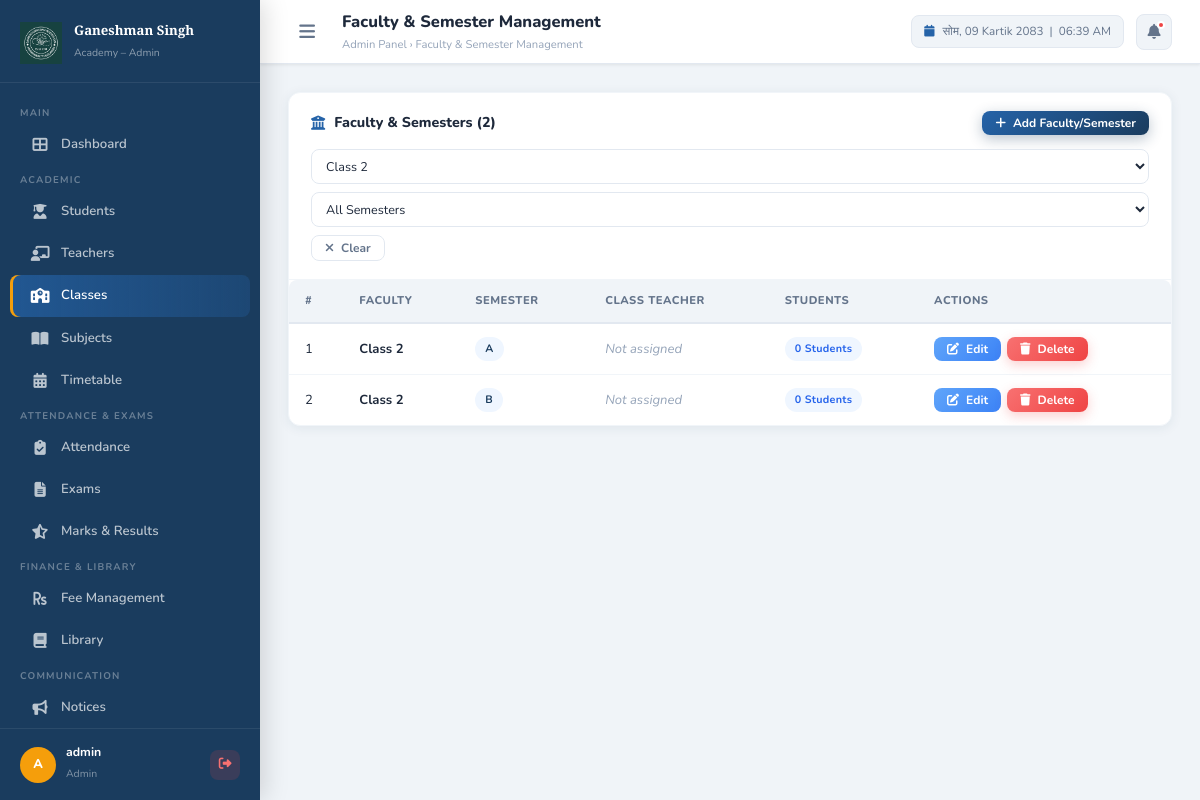
The app's page /admin/classes.php?faculty=Class 2 (signed in) with its own data.
### tables this page shows
CREATE TABLE IF NOT EXISTS classes (
    id INT AUTO_INCREMENT PRIMARY KEY,
    class_name VARCHAR(50) NOT NULL,
    section VARCHAR(10) NOT NULL,
    class_teacher_id INT DEFAULT NULL,
    created_at TIMESTAMP DEFAULT CURRENT_TIMESTAMP,
    UNIQUE KEY unique_class_section (class_name, section)
);

### includes/config.php (called while the page is built, shortened)
<?php
class Database {
    private static $instance = null;
    private $connection;
    private function __construct() {
        $this->connection = new mysqli(DB_HOST, DB_USER, DB_PASS, DB_NAME);
        $this->connection->set_charset(DB_CHARSET);
    }
    public static function getInstance(): Database {
        if (self::$instance === null) {
            self::$instance = new Database();
        }
        return self::$instance;
    }
    public function fetchAll(string $sql, string $types = '', array $params = []): array {
        if (!empty($params)) {
            $stmt = $this->connection->prepare($sql);
            $stmt->bind_param($types, ...$params);
            $stmt->execute();
            $result = $stmt->get_result();
        } else {
            $result = $this->connection->query($sql);
        }
        return $result->fetch_all(MYSQLI_ASSOC);
    }
}
function db(): Database {
    return Database::getInstance();
}

### includes/auth.php (called while the page is built, shortened)
<?php
require_once __DIR__ . '/config.php';
function sanitize(string $input): string {
    return htmlspecialchars(strip_tags(trim($input)), ENT_QUOTES, 'UTF-8');
}

### admin/classes.php (the view, shortened to what this page needs)
<?php
require_once '../includes/auth.php';
$filterFaculty = sanitize($_GET['faculty'] ?? '');
$filterSem     = sanitize($_GET['semester'] ?? '');
$where  = "WHERE 1=1";
$params = []; $types = '';
if ($filterFaculty) { $where .= " AND c.class_name = ?"; $params[] = $filterFaculty; $types .= 's'; }
$classes = db()->fetchAll("
    SELECT c.*, t.first_name, t.last_name,
           (SELECT COUNT(*) FROM students s WHERE s.class_id=c.id AND s.is_active=1) as student_count
    FROM classes c
    LEFT JOIN teachers t ON c.class_teacher_id = t.id
    $where
    ORDER BY c.class_name, c.section
", $types, $params);
$allFaculties = db()->fetchAll("SELECT DISTINCT class_name FROM classes ORDER BY class_name");
include '../includes/admin_header.php';
?>
<div class="card">
    <div class="card-header" style="flex-direction:column;align-items:flex-start;gap:14px;">
        <div style="display:flex;align-items:center;justify-content:space-between;width:100%;flex-wrap:wrap;gap:10px;">
            <h3><i class="fas fa-university"></i> Faculty & Semesters (<?= count($classes) ?>)</h3>
            <button class="btn btn-primary btn-sm" onclick="Modal.open('addClassModal')">
                <i class="fas fa-plus"></i> Add Faculty/Semester
            </button>
        </div>
        <div style="display:flex;align-items:center;gap:8px;flex-wrap:wrap;width:100%;">
            <select id="filterFaculty" class="form-control"
                    style="min-width:160px;padding:7px 10px;font-size:0.84rem;"
                    onchange="applyClassFilter()">
                <?php foreach ($allFaculties as $f): ?>
                <option value="<?= htmlspecialchars($f['class_name']) ?>"
                        <?= $filterFaculty===$f['class_name']?'selected':'' ?>>
                    <?= htmlspecialchars($f['class_name']) ?>
                </option>
                <?php endforeach; ?>
            </select>
            <select id="filterSem" class="form-control"
                    style="min-width:130px;padding:7px 10px;font-size:0.84rem;"
                    onchange="applyClassFilter()">
                <option value="">All Semesters</option>
            </select>
            <?php if ($filterFaculty || $filterSem): ?>
            <a href="classes.php" class="btn btn-outline btn-sm">
                <i class="fas fa-times"></i> Clear
            </a>
            <?php endif; ?>
        </div>
    </div>
    <div class="card-body" style="padding:0;">
        <div class="table-responsive">
            <table class="table">
                <thead>
                    <tr>
                        <th>#</th>
                        <th>Faculty</th>
                        <th>Semester</th>
                        <th>Class Teacher</th>
                        <th>Students</th>
                        <th>Actions</th>
                    </tr>
                </thead>
                <tbody>
                    <?php if (empty($classes)): ?>
                    <tr><td colspan="6">
                        <div class="empty-state">
                            <i class="fas fa-university"></i>
                            <h3>No Records Found</h3>
                            <p><?= ($filterFaculty||$filterSem) ? 'Try changing your filters.' : 'Add your first faculty and semester.' ?></p>
                        </div>
                    </td></tr>
                    <?php else: ?>
                    <?php foreach ($classes as $i => $c): ?>
                    <tr>
                        <td><?= $i + 1 ?></td>
                        <td><strong><?= htmlspecialchars($c['class_name']) ?></strong></td>
                        <td><span class="badge badge-primary"><?= htmlspecialchars($c['section']) ?></span></td>
                        <td>
                            <?php if ($c['first_name']): ?>
                            <div style="display:flex;align-items:center;gap:8px;">
                                <div class="student-avatar" style="width:28px;height:28px;font-size:0.70rem;background:linear-gradient(135deg,#059669,#10b981);">
                                    <?= strtoupper(substr($c['first_name'], 0, 1)) ?>
                                </div>
                                <?= htmlspecialchars($c['first_name'].' '.$c['last_name']) ?>
                            </div>
                            <?php else: ?>
                            <span style="color:var(--text-light);font-style:italic;">Not assigned</span>
                            <?php endif; ?>
                        </td>
                        <td><span class="badge badge-info"><?= $c['student_count'] ?> students</span></td>
                        <td>
                            <div style="display:flex;gap:6px;">
                                <button class="btn btn-info btn-sm"
                                        onclick="editClass(<?= htmlspecialchars(json_encode($c)) ?>)">
                                    <i class="fas fa-edit"></i> Edit
                                </button>
                                <form method="POST" style="display:inline;">
                                    <button type="submit" class="btn btn-danger btn-sm"
                                            onclick="return confirm('Delete \'<?= htmlspecialchars($c['class_name'].' — '.$c['section']) ?>\'? Students will be unassigned.')">
                                        <i class="fas fa-trash"></i> Delete
                                    </button>
                                </form>
                            </div>
                        </td>
                    </tr>
                    <?php endforeach; ?>
                    <?php endif; ?>
                </tbody>
            </table>
        </div>
    </div>
</div>
<?php include '../includes/admin_footer.php'; ?>

### assets/css/style.css (style rules this page uses)
:root { --primary: #1a3c5e; --primary-light: #2563a8; --primary-dark: #0f2540; --accent: #f59e0b; --accent-light: #fbbf24; --success: #10b981; --danger: #ef4444; --warning: #f59e0b; --info: #3b82f6; --purple: #8b5cf6; --bg: #f0f4f8; --bg-card: #ffffff; --bg-sidebar: #1a3c5e; --text-primary: #1e293b; --text-secondary:#64748b; --text-light: #94a3b8; --text-white: #ffffff; --border: #e2e8f0; --border-light: #f1f5f9; --shadow-sm: 0 1px 3px rgba(0,0,0,0.08); --shadow: 0 4px 16px rgba(0,0,0,0.10); --shadow-lg: 0 10px 40px rgba(0,0,0,0.14); --shadow-card: 0 2px 12px rgba(26,60,94,0.08); --radius: 12px; --radius-sm: 8px; --radius-lg: 18px; --radius-full: 9999px; --sidebar-width: 260px; --header-height: 64px; --transition: all 0.22s ease; }
*, *::before, *::after { box-sizing: border-box; margin: 0; padding: 0; }
html { font-size: 15px; scroll-behavior: smooth; }
body { font-family: 'Nunito', sans-serif; background: var(--bg); color: var(--text-primary); min-height: 100vh; line-height: 1.6; }
a { color: var(--primary-light); text-decoration: none; transition: var(--transition); }
.form-control { width: 100%; padding: 11px 14px; border: 1.5px solid var(--border); border-radius: var(--radius-sm); font-family: 'Nunito', sans-serif; font-size: 0.93rem; color: var(--text-primary); background: #fff; transition: var(--transition); outline: none; }
select.form-control { cursor: pointer; }
.btn { display: inline-flex; align-items: center; gap: 7px; padding: 10px 20px; border: none; border-radius: var(--radius-sm); font-family: 'Nunito', sans-serif; font-size: 0.88rem; font-weight: 700; cursor: pointer; transition: var(--transition); text-decoration: none; white-space: nowrap; line-height: 1; }
.btn-primary { background: linear-gradient(135deg, var(--primary-light), var(--primary)); color: #fff; box-shadow: 0 4px 14px rgba(26,60,94,0.3); }
.btn-danger { background: linear-gradient(135deg, #f87171, var(--danger)); color: #fff; box-shadow: 0 4px 12px rgba(239,68,68,0.25); }
.btn-info { background: linear-gradient(135deg, #60a5fa, var(--info)); color: #fff; }
.btn-outline { background: transparent; border: 1.5px solid var(--border); color: var(--text-secondary); }
.btn-sm { padding: 6px 13px; font-size: 0.80rem; }
.card { background: #fff; border-radius: var(--radius); box-shadow: var(--shadow-card); border: 1px solid var(--border-light); overflow: hidden; }
.card-header { padding: 18px 22px; border-bottom: 1px solid var(--border-light); display: flex; align-items: center; justify-content: space-between; gap: 12px; }
.card-header h3 { font-size: 0.95rem; font-weight: 800; color: var(--text-primary); display: flex; align-items: center; gap: 9px; }
.card-header h3 i { color: var(--primary-light); }
.card-body { padding: 22px; }
.table-responsive { overflow-x: auto; border-radius: var(--radius-sm); }
.table { width: 100%; border-collapse: collapse; font-size: 0.87rem; }
.table th { background: var(--bg); padding: 12px 16px; text-align: left; font-size: 0.75rem; font-weight: 800; text-transform: uppercase; letter-spacing: 0.5px; color: var(--text-secondary); border-bottom: 2px solid var(--border); white-space: nowrap; }
.table td { padding: 13px 16px; border-bottom: 1px solid var(--border-light); color: var(--text-primary); vertical-align: middle; }
.table tbody tr:last-child td { border-bottom: none; }
.badge { display: inline-flex; align-items: center; gap: 4px; padding: 3px 10px; border-radius: var(--radius-full); font-size: 0.72rem; font-weight: 700; text-transform: capitalize; letter-spacing: 0.3px; }
.badge-info { background: #eff6ff; color: #2563eb; }
.badge-primary { background: #eff6ff; color: var(--primary); }

### records on screen
classes: class_name "Class 2", section "A", student_count "0"
classes: class_name "Class 2", section "B", student_count "0"

### other values on screen
substr($user['name'],0,1) "A"
$user['name'] "admin"
$user['role'] "Admin"
$pageTitle "Faculty & Semester Management"
NepaliDate::todayDayName() "सोम"
count($classes) "2"
form field value "Class 2"
